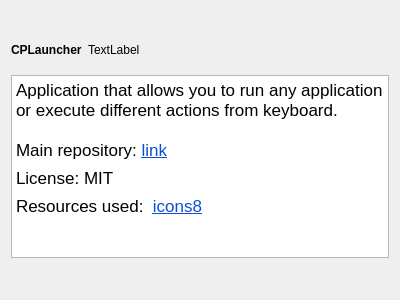
<?xml version="1.0" encoding="UTF-8"?>
<ui version="4.0">
 <class>AboutDialog</class>
 <widget class="QWidget" name="AboutDialog">
  <property name="geometry">
   <rect>
    <x>0</x>
    <y>0</y>
    <width>400</width>
    <height>300</height>
   </rect>
  </property>
  <property name="windowTitle">
   <string>About CPLauncher</string>
  </property>
  <layout class="QVBoxLayout" name="verticalLayout">
   <item>
    <widget class="QLabel" name="label">
     <property name="text">
      <string/>
     </property>
     <property name="pixmap">
      <pixmap resource="resources.qrc">:/icons/res/tray_black.png</pixmap>
     </property>
     <property name="alignment">
      <set>Qt::AlignCenter</set>
     </property>
    </widget>
   </item>
   <item>
    <widget class="QWidget" name="widget" native="true">
     <layout class="QHBoxLayout" name="horizontalLayout">
      <property name="leftMargin">
       <number>0</number>
      </property>
      <item>
       <widget class="QLabel" name="label_3">
        <property name="text">
         <string>&lt;b&gt;CPLauncher&lt;/b&gt;</string>
        </property>
        <property name="textFormat">
         <enum>Qt::RichText</enum>
        </property>
       </widget>
      </item>
      <item>
       <widget class="QLabel" name="versionLabel">
        <property name="text">
         <string>TextLabel</string>
        </property>
       </widget>
      </item>
      <item>
       <spacer name="horizontalSpacer">
        <property name="orientation">
         <enum>Qt::Horizontal</enum>
        </property>
        <property name="sizeHint" stdset="0">
         <size>
          <width>40</width>
          <height>20</height>
         </size>
        </property>
       </spacer>
      </item>
     </layout>
    </widget>
   </item>
   <item>
    <widget class="QTextBrowser" name="textBrowser">
     <property name="html">
      <string>&lt;!DOCTYPE HTML PUBLIC &quot;-//W3C//DTD HTML 4.0//EN&quot; &quot;http://www.w3.org/TR/REC-html40/strict.dtd&quot;&gt;
&lt;html&gt;&lt;head&gt;&lt;meta name=&quot;qrichtext&quot; content=&quot;1&quot; /&gt;&lt;meta charset=&quot;utf-8&quot; /&gt;&lt;style type=&quot;text/css&quot;&gt;
p, li { white-space: pre-wrap; }
&lt;/style&gt;&lt;/head&gt;&lt;body style=&quot; font-family:'.AppleSystemUIFont'; font-size:13pt; font-weight:400; font-style:normal;&quot;&gt;
&lt;p style=&quot; margin-top:0px; margin-bottom:0px; margin-left:0px; margin-right:0px; -qt-block-indent:0; text-indent:0px;&quot;&gt;Application that allows you to run any application or execute different actions from keyboard. &lt;/p&gt;
&lt;p style=&quot;-qt-paragraph-type:empty; margin-top:0px; margin-bottom:0px; margin-left:0px; margin-right:0px; -qt-block-indent:0; text-indent:0px;&quot;&gt;&lt;br /&gt;&lt;/p&gt;
&lt;p style=&quot; margin-top:0px; margin-bottom:0px; margin-left:0px; margin-right:0px; -qt-block-indent:0; text-indent:0px;&quot;&gt;Main repository: &lt;a href=&quot;https://github.com/cplauncher/CPLauncher&quot;&gt;&lt;span style=&quot; text-decoration: underline; color:#094fd1;&quot;&gt;link&lt;/span&gt;&lt;/a&gt;&lt;/p&gt;
&lt;p style=&quot; margin-top:8px; margin-bottom:8px; margin-left:0px; margin-right:0px; -qt-block-indent:0; text-indent:0px;&quot;&gt;License: MIT&lt;/p&gt;
&lt;p style=&quot; margin-top:8px; margin-bottom:8px; margin-left:0px; margin-right:0px; -qt-block-indent:0; text-indent:0px;&quot;&gt;Resources used:  &lt;a href=&quot;https://icons8.com/license&quot;&gt;&lt;span style=&quot; text-decoration: underline; color:#094fd1;&quot;&gt;icons8&lt;/span&gt;&lt;/a&gt; &lt;/p&gt;&lt;/body&gt;&lt;/html&gt;</string>
     </property>
     <property name="openExternalLinks">
      <bool>true</bool>
     </property>
    </widget>
   </item>
   <item>
    <spacer name="verticalSpacer">
     <property name="orientation">
      <enum>Qt::Vertical</enum>
     </property>
     <property name="sizeHint" stdset="0">
      <size>
       <width>20</width>
       <height>40</height>
      </size>
     </property>
    </spacer>
   </item>
  </layout>
 </widget>
 <resources>
  <include location="resources.qrc"/>
 </resources>
 <connections/>
</ui>
